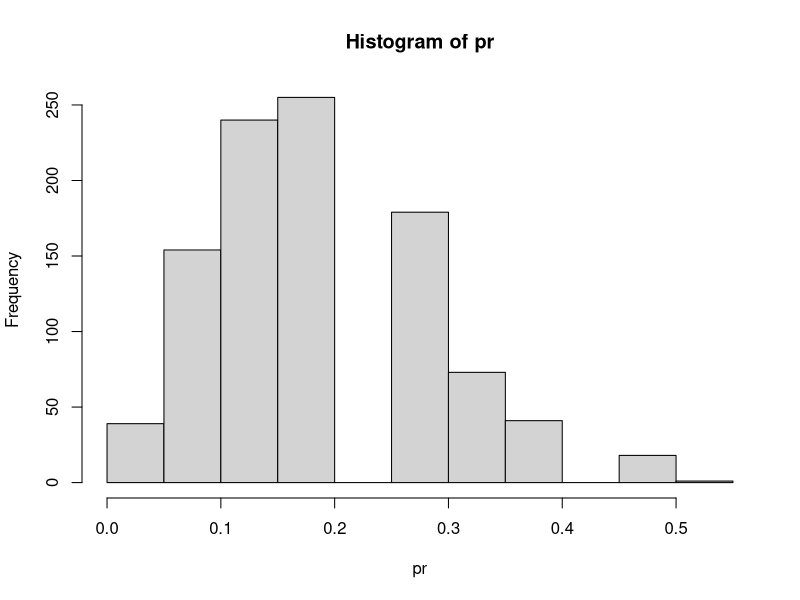

Generate this figure with R: (Note: this script raises an error after producing the figure.)

# Parametric Bootstrap Approach -------------------------------------------

# Assume data com from random variables from a particular distribution.
# Use data to estimate the parameters of the distribution.
# Use a random number generator to create samples from the pattern distribution with the same size as original.
# Calculate the sample mean or the statitstics of interest. Confidence intervals and so also.



# Example: Sample  of 15 individuals, 3 of them sick. ---------------------

prevalence <- 3/15

# We simulate samples of size 15 coming from a Bernoulli distribution with p= prevalence and we count the number of successes.
pr <- rbinom(1000, 15, prevalence)/15

# Bootstrap estimate
p <- mean(pr)

# Expected Bias
mean(pr)-3/15

# Estimated Standdard error
sd(pr)

# A confidence interval of 95% comes from a 1.96SE (standard error) -> p +- 1.96SE


hist(pr)
quantile(pr, prob=c(0.025, 0.975))


# Example: Capture Re-capture fishes --------------------------------------

# 17 fishes, mark 5, recapture 8, m marked from recaptured
N <- 17 # Estimated total fishes
n1 <- 50 # Marked fishes
n2 <- 80 # Recaptured fishes

N <- ((n1+1)*(n2+1)/(m+1))-1
N

x <- rhyper(1000, 5, N-n1, n2) # Hypergeometric distribution

npop <- ((n1+1)*(n2+1)/(x+1))-1 # Chapman estimator
mean(npop)
1.96*sd(npop)
quantile(npop, probs=c(0.025, 0.975))

vector <- c()
mvector <- c()
m<- 1
for(m in 1:n1){
	N <- ((n1+1)*(n2+1)/(m+1))-1
	x <- rhyper(1000, n1, N-n1, n2)
	npop <- ((n1+1)*(n2+1)/(x+1))-1
	vector[m] <- N/mean(npop)-1
	mvector[m] <- m
}

ggplot()+
	geom_point(aes(y=vector, x=mvector)) +
	geom_hline(yintercept = 0)

ggplot()+
	geom_histogram(aes(vector))


x <- 1-rpois(1000000,3.15)+9
hist(x)
mean(x)
sd(x)


# Real Example: Capture Re-capture almonds --------------------------------------

# 17 fishes, mark 10, recapture 20, m marked from recaptured

n1 <- 10 # Marked almonds
n2 <- 20 # Recaptured almonds
m <- 1

N <- ((n1+1)*(n2+1)/(m+1))-1
N

x <- rhyper(1000, 5, N-n1, n2) # Hypergeometric distribution

npop <- ((n1+1)*(n2+1)/(x+1))-1 # Chapman estimator
mean(npop)
1.96*sd(npop)
quantile(npop, probs=c(0.025, 0.975))

vector <- c()
mvector <- c()
m<- 1
for(m in 1:n1){
	N <- ((n1+1)*(n2+1)/(m+1))-1
	x <- rhyper(1000, n1, N-n1, n2)
	npop <- ((n1+1)*(n2+1)/(x+1))-1
	vector[m] <- N/mean(npop)-1
	mvector[m] <- m
}

real <- 133

N
mean(npop)
real

